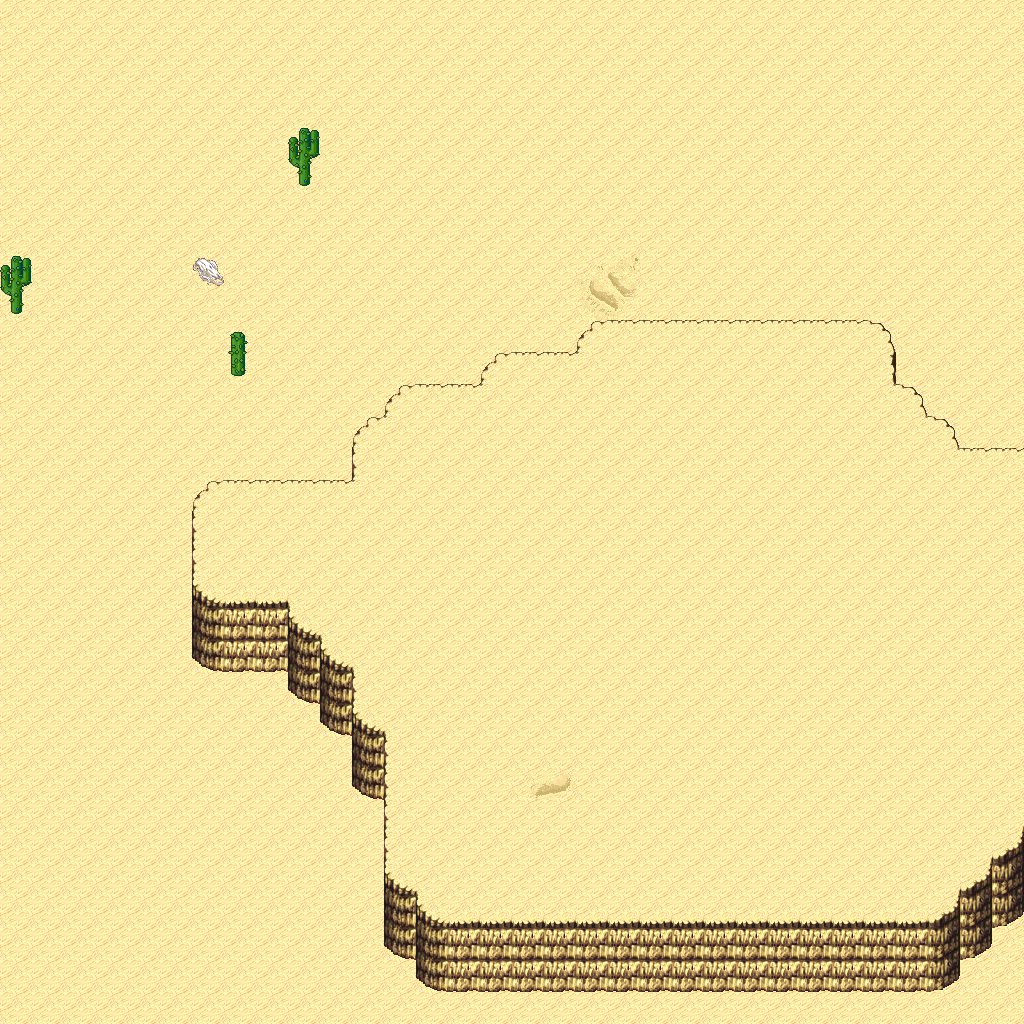

This game map was drawn from its Tiled (.tmx) file and the tilesets committed beside it. A one-line description and the trimmed map source follow:
An orthogonal 32x32 tile map with 32x32 px tiles, 5 tile layers (Ground, Objects, Objects2, Above, ...), 1 hidden layer not drawn, 6 tilesets.

<map version="1.10" tiledversion="1.11.0" orientation="orthogonal" renderorder="right-down" width="32" height="32" tilewidth="32" tileheight="32" infinite="0" nextlayerid="11" nextobjectid="1">
 <tileset firstgid="1" name="logic_collision" tilewidth="32" tileheight="32" tilecount="1" columns="1">
  <image source="../drawable/logic_collision.png" width="32" height="32" />
 </tileset>
 <tileset firstgid="2" name="terrain_desert" tilewidth="32" tileheight="32" tilecount="88" columns="8">
  <image source="../drawable/terrain_desert.png" width="256" height="352" />
 </tileset>
 <tileset firstgid="90" name="ground_sand_2" tilewidth="32" tileheight="32" tilecount="15" columns="5">
  <image source="../drawable/ground_sand_2.png" width="160" height="96" />
 </tileset>
 <tileset firstgid="105" name="plant_cactus_2" tilewidth="32" tileheight="32" tilecount="10" columns="5">
  <image source="../drawable/plant_cactus_2.png" width="160" height="64" />
 </tileset>
 <tileset firstgid="115" name="plant_cactus" tilewidth="32" tileheight="32" tilecount="2" columns="1">
  <image source="../drawable/plant_cactus.png" width="32" height="64" />
 </tileset>
 <tileset firstgid="117" name="plant_round_cactuses" tilewidth="32" tileheight="32" tilecount="20" columns="10">
  <image source="../drawable/plant_round_cactuses.png" width="320" height="64" />
 </tileset>
 <layer id="1" name="Ground" width="32" height="32">
  <data>[1024 cells, 1024 non-empty, 8 distinct tile ids]</data>
 </layer>
 <layer id="2" name="Objects" width="32" height="32">
  <data>[1024 cells, 95 non-empty, 14 distinct tile ids]</data>
 </layer>
 <layer id="3" name="Objects2" width="32" height="32">
  <data>[1024 cells, 0 non-empty, 0 distinct tile ids]</data>
 </layer>
 <layer id="4" name="Above" width="32" height="32">
  <data>[1024 cells, 57 non-empty, 10 distinct tile ids]</data>
 </layer>
 <layer id="5" name="Above2" width="32" height="32">
  <data>[1024 cells, 0 non-empty, 0 distinct tile ids]</data>
 </layer>
 <layer id="6" name="Walkable" width="32" height="32" visible="0">
  <data>[1024 cells, 381 non-empty, 1 distinct tile ids]</data>
 </layer>
 <objectgroup id="7" name="Mapevents" />
 <objectgroup id="8" name="Spawn" />
 <objectgroup id="9" name="Keys" />
 <objectgroup id="10" name="Replace" />
</map>
